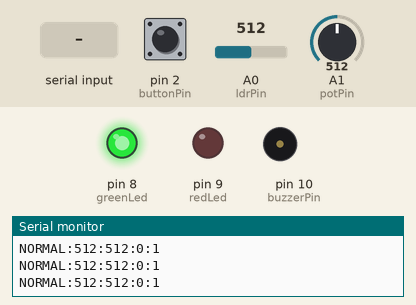
Bench run of a sketch on a simulated Arduino Uno, built with avr-gcc and run on an emulated ATmega328P. Parts: output pins drawn as LEDs (lit = HIGH), buzzer (waves = sounding), the last lines printed to the serial monitor. The test bench sets the inputs (shaded band); at power-on: A0 (ldrPin) = 512, pin 2 (buttonPin) LOW, A1 (potPin) = 512.

Above: at 1.2 s.
1.3 s: A0 (ldrPin) set to 520
At 2.5 s:
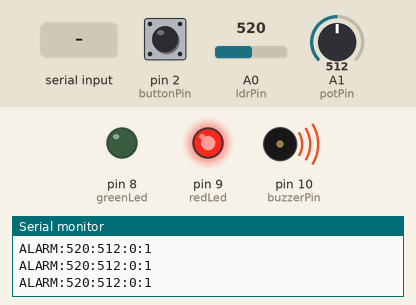
2.9 s: pin 2 (buttonPin) pulled HIGH for 0.15 s
At 3.4 s:
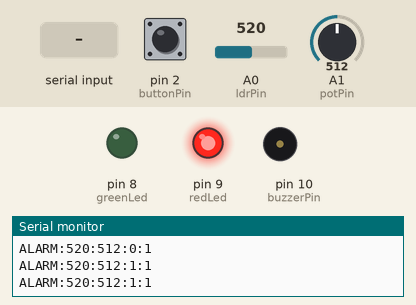
4.5 s: "LED\n" received over Serial
At 5.8 s:
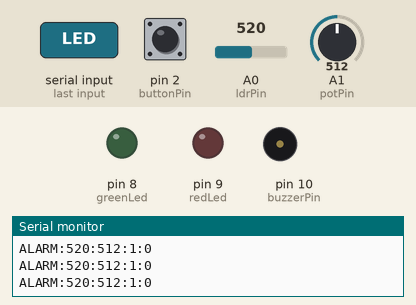
6.1 s: "MUTE\n" received over Serial
At 7.4 s:
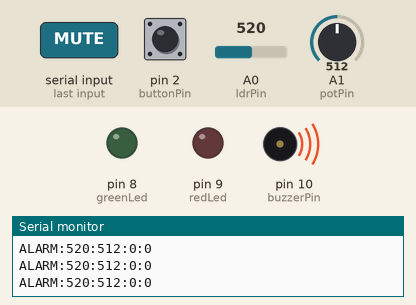
7.7 s: pin 2 (buttonPin) pulled HIGH for 1 s
At 8.3 s:
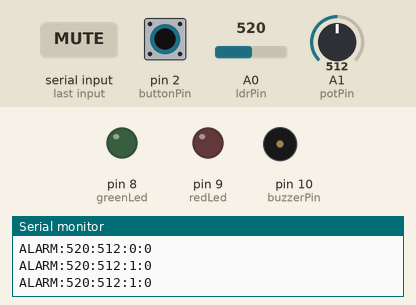
10.2 s: pin 2 (buttonPin) pulled HIGH for 3.2 s
At 11.1 s:
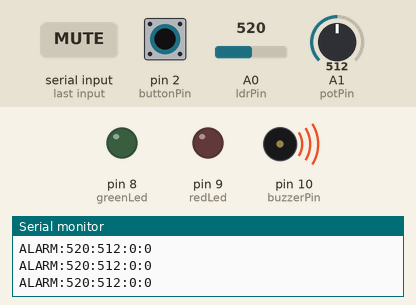
Timing chart, 0 to 13.2 s (numbered marks = the images above; inputs shaded):
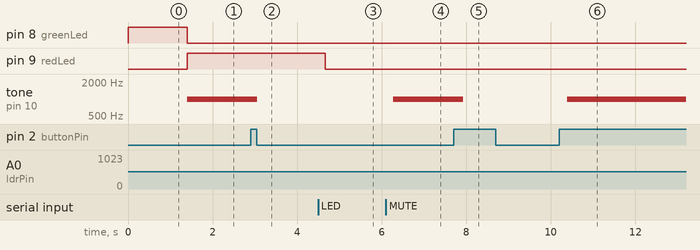

The sketch:

flare-stack-ide.ino
```cpp
const int ldrPin = A0;
const int potPin = A1;
const int buttonPin = 2;
const int greenLed = 8;
const int redLed = 9;
const int buzzerPin = 10;

bool alarmMuted = false;
bool ledsEnabled = true;
bool lastButtonState = LOW;
String currentMode = "DAY";

void setup() {
  Serial.begin(9600);
  pinMode(buttonPin, INPUT);
  pinMode(greenLed, OUTPUT);
  pinMode(redLed, OUTPUT);
  pinMode(buzzerPin, OUTPUT);
}

void loop() {
  if (Serial.available() > 0) {
    String cmd = Serial.readStringUntil('\n');
    cmd.trim();
    if (cmd == "MUTE") {
      alarmMuted = !alarmMuted;
    } else if (cmd == "LED") {
      ledsEnabled = !ledsEnabled;
    } else if (cmd.startsWith("MODE:")) {
      currentMode = cmd.substring(5);
    }
  }

  int flameLevel = analogRead(ldrPin);
  int potValue = analogRead(potPin);

  int activeThreshold = potValue;
  if (currentMode == "NIGHT") {
    activeThreshold = potValue - 80;
    if (activeThreshold < 0) activeThreshold = 0;
  }
  int currentButtonState = digitalRead(buttonPin);
  if (currentButtonState == HIGH && lastButtonState == LOW) {
    alarmMuted = !alarmMuted;
    delay(50);
  }
  lastButtonState = currentButtonState;

  String status = "NORMAL";

  if (flameLevel > activeThreshold) {
    status = "ALARM";
    if (ledsEnabled) {
      digitalWrite(greenLed, LOW);
      digitalWrite(redLed, HIGH);
    } else {
      digitalWrite(greenLed, LOW);
      digitalWrite(redLed, LOW);
    }

    if (!alarmMuted) tone(buzzerPin, 1000);
    else noTone(buzzerPin);

  } else {
    if (ledsEnabled) {
      digitalWrite(greenLed, HIGH);
      digitalWrite(redLed, LOW);
    } else {
      digitalWrite(greenLed, LOW);
      digitalWrite(redLed, LOW);
    }
    noTone(buzzerPin);
  }

  Serial.print(status); Serial.print(":");
  Serial.print(flameLevel); Serial.print(":");
  Serial.print(activeThreshold); Serial.print(":");
  Serial.print(alarmMuted ? "1" : "0"); Serial.print(":");
  Serial.println(ledsEnabled ? "1" : "0");

  delay(200);
}
```

Measured:
- the behaviour switches between 512 and 513 on A0 (ldrPin) (found by bisection; images 0 and 1)
- after the input at 1.3 s, pin 8 (greenLed): HIGH → LOW after 0.11 s; pin 9 (redLed): LOW → HIGH after 0.11 s; tone on pin 10 (buzzerPin): silent → 1000 Hz after 0.11 s
- after the input at 2.9 s, tone on pin 10 (buzzerPin): 1000 Hz → silent after 0.16 s
- after the input at 4.5 s, pin 9 (redLed): HIGH → LOW after 0.17 s
- after the input at 6.1 s, tone on pin 10 (buzzerPin): silent → 1000 Hz after 0.17 s
- after the input at 7.7 s, tone on pin 10 (buzzerPin): 1000 Hz → silent after 0.23 s
- after the input at 10.2 s, tone on pin 10 (buzzerPin): silent → 1000 Hz after 0.19 s
